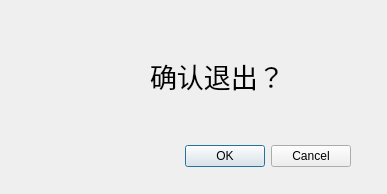
<?xml version="1.0" encoding="UTF-8"?>
<ui version="4.0">
 <class>ExitDialog</class>
 <widget class="QDialog" name="ExitDialog">
  <property name="geometry">
   <rect>
    <x>0</x>
    <y>0</y>
    <width>387</width>
    <height>194</height>
   </rect>
  </property>
  <property name="windowTitle">
   <string>退出系统</string>
  </property>
  <property name="windowIcon">
   <iconset resource="../Images/image.qrc">
    <normaloff>:/images/images/close.png</normaloff>:/images/images/close.png</iconset>
  </property>
  <widget class="QDialogButtonBox" name="buttonBox">
   <property name="geometry">
    <rect>
     <x>10</x>
     <y>140</y>
     <width>341</width>
     <height>32</height>
    </rect>
   </property>
   <property name="orientation">
    <enum>Qt::Horizontal</enum>
   </property>
   <property name="standardButtons">
    <set>QDialogButtonBox::Cancel|QDialogButtonBox::Ok</set>
   </property>
  </widget>
  <widget class="QLabel" name="label">
   <property name="geometry">
    <rect>
     <x>90</x>
     <y>50</y>
     <width>50</width>
     <height>50</height>
    </rect>
   </property>
   <property name="maximumSize">
    <size>
     <width>50</width>
     <height>50</height>
    </size>
   </property>
   <property name="text">
    <string/>
   </property>
   <property name="pixmap">
    <pixmap resource="../Images/image.qrc">:/images/images/why.png</pixmap>
   </property>
   <property name="scaledContents">
    <bool>true</bool>
   </property>
  </widget>
  <widget class="QLabel" name="label_2">
   <property name="geometry">
    <rect>
     <x>150</x>
     <y>50</y>
     <width>141</width>
     <height>51</height>
    </rect>
   </property>
   <property name="font">
    <font>
     <pointsize>20</pointsize>
    </font>
   </property>
   <property name="text">
    <string>确认退出？</string>
   </property>
  </widget>
 </widget>
 <resources>
  <include location="../Images/image.qrc"/>
 </resources>
 <connections>
  <connection>
   <sender>buttonBox</sender>
   <signal>accepted()</signal>
   <receiver>ExitDialog</receiver>
   <slot>accept()</slot>
   <hints>
    <hint type="sourcelabel">
     <x>248</x>
     <y>254</y>
    </hint>
    <hint type="destinationlabel">
     <x>157</x>
     <y>274</y>
    </hint>
   </hints>
  </connection>
  <connection>
   <sender>buttonBox</sender>
   <signal>rejected()</signal>
   <receiver>ExitDialog</receiver>
   <slot>reject()</slot>
   <hints>
    <hint type="sourcelabel">
     <x>316</x>
     <y>260</y>
    </hint>
    <hint type="destinationlabel">
     <x>286</x>
     <y>274</y>
    </hint>
   </hints>
  </connection>
 </connections>
</ui>
